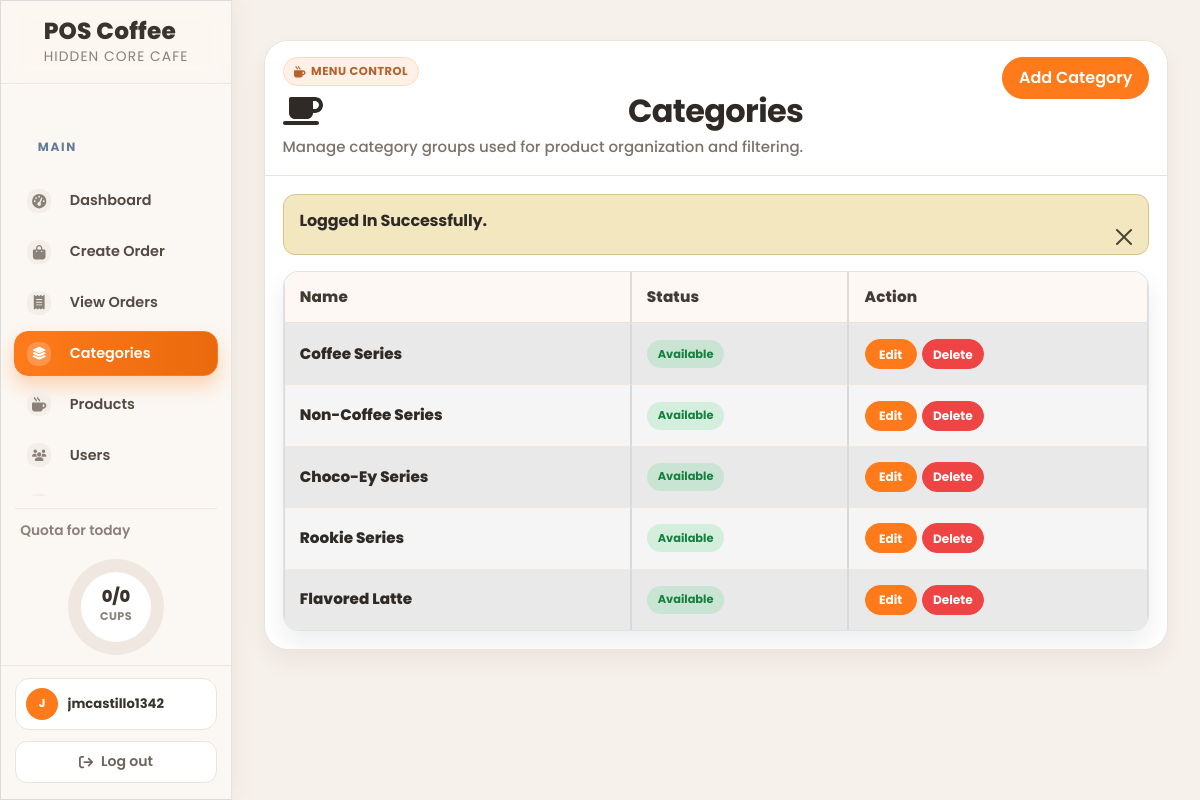
The app's page /admin/assets/categories.php (signed in) with its own data.
### tables this page shows
CREATE TABLE `categories` (
  `id` int(11) NOT NULL,
  `name` varchar(191) NOT NULL,
  `description` mediumtext DEFAULT NULL,
  `status` tinyint(1) NOT NULL DEFAULT 0 COMMENT '0=available,1=not available'
);

### admin/assets/categories.php (the view, shortened to what this page needs)
<?php include ('includes/header.php'); ?>
<link rel="stylesheet" href="https://cdnjs.cloudflare.com/ajax/libs/font-awesome/6.0.0/css/all.min.css">
<div class="container-fluid px-4 hc-admin-page hc-categories-page hc-categories-ref">
    <div class="card mt-4 shadow-sm">
        <div class="card-header">
            <div class="hc-categories-head">
                <div class="hc-categories-head-copy">
                    <span class="hc-categories-kicker"><i class="fas fa-mug-hot"></i> Menu Control</span>
                    <h4><i class="fas fa-coffee"></i> Categories</h4>
                    <p class="hc-categories-subtitle">Manage category groups used for product organization and filtering.</p>
                </div>
                <a href="categories-create.php" class="btn btn-primary">Add Category</a>
            </div>
        </div>
        <div class="card-body">
            <?php
            $categories = getAll('categories');
            if(mysqli_num_rows($categories) > 0){
            ?>
            <div class="table-responsive">
                <table class="table table-striped table-bordered beige-table">
                    <thead>
                        <tr>
                            <th>Name</th>
                            <th>Status</th>
                            <th>Action</th>
                        </tr>
                    </thead>
                    <tbody>
                        <?php foreach($categories as $item) :?>
                        <tr>
                            <td><?= $item['name'] ?></td>
                            <td>
                                <?php if($item['status'] == 1){
                                    echo '<span class="badge bg-danger">Not Available</span>';
                                }else{
                                    echo '<span class="badge bg-success">Available</span>';
                                }
                                ?>
                            </td>
                            <td>
                                <div class="hc-action-row">
                                    <a href="categories-edit.php?id=<?= $item['id']; ?>" class="btn btn-success btn-sm">Edit</a>
                                    <a href="categories-delete.php?id=<?= $item['id']; ?>" class="btn btn-danger btn-sm">Delete</a>
                                </div>
                            </td>
                        </tr>
                        <?php endforeach; ?>
                    </tbody>
                </table>
            </div>
            <?php
            } else {
                echo '<div class="hc-empty-state">No categories found yet. Add your first category to get started.</div>';
            }
            ?>
        </div>
    </div>
</div>
<?php include('includes/footer.php'); ?>

### records on screen
categories: name "Coffee Series", status "Available"
categories: name "Non-Coffee Series", status "Available"
categories: name "Choco-Ey Series", status "Available"
categories: name "Rookie Series", status "Available"
categories: name "Flavored Latte", status "Available"

### other values on screen
$quotaValueText "0/0"
$initials "J"
$username "jmcastillo1342"
$_SESSION['status'] "Logged In Successfully."
